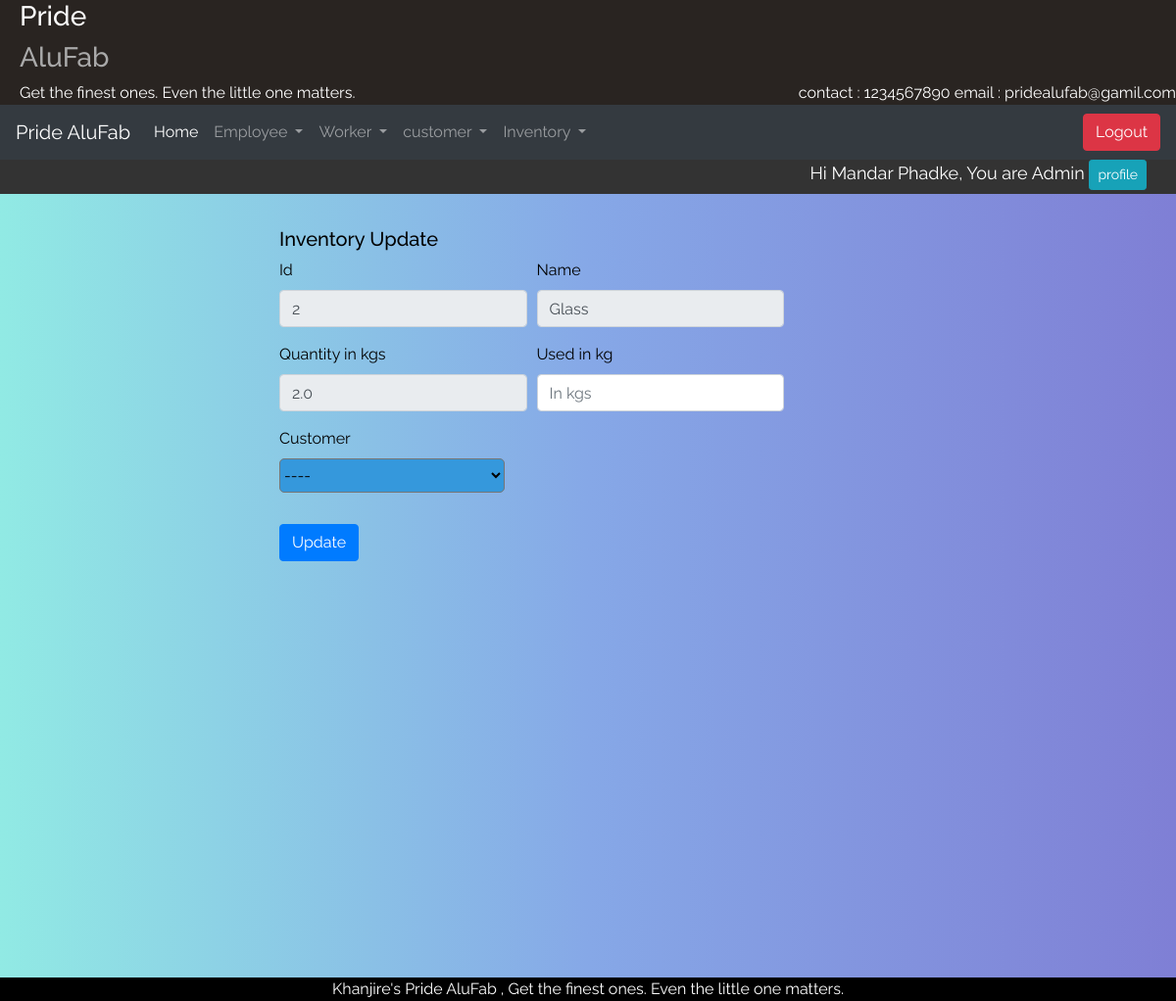
Screenshot of /UpdateInventory/2/ (signed in) with the database file from the repository.
### alufab/models.py (models this page shows, shortened)
class Employee(models.Model):
    Emp_id = models.ForeignKey(User, on_delete=models.CASCADE)
    phono = models.IntegerField(default=0)
    Address = models.CharField(default=' ',max_length=100)
    city = models.CharField(default='Ichalkaranji',max_length=20)
    de = [
        ('Manager','Manager'),
        ('Supervisor','Supervisor'),
        ('Admin', 'Admin')
    ]
    designation = models.CharField(max_length=10, choices=de)
    Paymentperday = models.FloatField(default=0)
    is_working=models.BooleanField(default=True)

class material_inventory(models.Model):
    Emp_id = models.ForeignKey(Employee, on_delete=models.CASCADE)
    material_name=models.CharField(max_length=20)
    matrial_description=models.CharField(max_length=100)
    quantity = models.FloatField(default=0)
    price = models.FloatField(default=0)
    total_amt = models.FloatField(default=0)
    is_user = models.BooleanField(default=False)

### alufab/views.py (the view)
# urls.py: path("UpdateInventory/<int:id>/", views.UpdateInventory, name='UpdateInventory'),
def UpdateInventory(request,id):
    empid = request.user.id
    desig = Employee.objects.get(Emp_id=empid)
    if not request.user.is_authenticated:
        return render(request, 'notloggedin.html')
    elif request.user.is_authenticated:
        if request.method == 'POST':
            used = float(request.POST['used'])
            cust = request.POST['cust']
            mat = material_inventory.objects.get(id=id)
            if(mat.quantity < used):
                messages.error(request,"You can't use more than you have")
                resopnce = redirect('DetailInv')
                return resopnce
            else:
                cust1 = customer.objects.get(id=cust)
                user = Used_material(Emp_id=desig,used=used,cust_name=cust1)
                user.save()
                used=mat.quantity - used
                if (used==0):
                    mat.is_user=True
                    mat.save()
                mat = material_inventory.objects.filter(id=id).update(quantity=used)
                resopnce = redirect('DetailInv')
                return resopnce
        else:
            mat = material_inventory.objects.get(id=id)
            cust=customer.objects.all()
            return render(request,'alufab/Updateinv.html',{'mat':mat,'cust':cust,'desig':desig})

### templates/alufab/Updateinv.html (shortened to what this page needs)
{% extends 'home.html' %}
{% block content %}
    <form  class="form" method="POST">
<br>
<div id="content" class="form_div">
            <h5>Inventory Update</h5>
        <table class="table table-borderless table-light bg-light" >
<form method="POST" action="{% url 'UpdateInventory' mat.id %}">
  <div class="form-row">
    <div class="form-group col-md-6">
      <label for="fn">Id</label>
      <input name="fn" type="text" class="form-control" id="fn" value="{{mat.id}}" disabled>
    </div>
  <div class="form-group col-md-6">
    <label for="fn">Name</label>
    <input name="fn" type="text" class="form-control" id="fn" value="{{mat.material_name}}" disabled>
  </div>
</div>
<div class="form-row">
  <div class="form-group col-md-6">
    <label for="fn">Quantity in kgs</label>
    <input name="fn" type="number" class="form-control" id="fn" value="{{mat.quantity}}" disabled>
  </div>
<div class="form-group col-md-6">
  <label for="used">Used in kg</label>
  <input name="used" type="number" class="form-control" id="fn" placeholder="In kgs" required>
</div>
</div>
<div class="form-row">
  <div class="form-group col-md-6">
    <label for="fn">Customer</label>
        <select id="selUser" name="cust" style="width:230" class="select2">
<option selected="selected">----</option>
  </div>
</div>
</form>
</table>
      <button type="submit" class="btn btn-primary">Update</button>
{% endblock %}

### templates/home.html (shortened to what this page needs)
{%load static%}
<html lang="en">
<head>
    <link rel="stylesheet" href="https://stackpath.bootstrapcdn.com/bootstrap/4.3.1/css/bootstrap.min.css">
    <link href="https://cdnjs.cloudflare.com/ajax/libs/select2/4.0.6-rc.0/css/select2.min.css" rel="stylesheet" />
<link rel="stylesheet" type="text/css" href="{% static 'css/main.css' %}">
<link rel="stylesheet" type="text/css" href="{% static 'css/util.css' %}">
</head>
<body>
<div class="div_top" >
    <div class="container-">
      <h3 style="color: white;">Pride</h3><h3 style="color: darkgrey;">AluFab</h3><h style="color:white;">Get the finest ones.
        Even the little one matters.</h>
      <div style="float:right; color:white;">
        contact : 1234567890
        email : pridealufab@gamil.com
      </div>
    </div>
  </div>
<nav class="navbar navbar-dark bg-dark navbar-expand-lg sticky-top nav">
    <a class="navbar-brand" href="#">Pride AluFab </a>
    <div class="collapse navbar-collapse" id="navbarSupportedContent">
      <ul class="navbar-nav mr-auto">
        <li class="nav-item active">
          <a class="nav-link" href="{% url 'home'%}">Home</a>
        </li>
          <li class="nav-item dropdown">
            <a class="nav-link dropdown-toggle" href="#" role="button" data-toggle="dropdown" aria-haspopup="true" aria-expanded="false">
              Employee
            </a>
          </li>
          <li class="nav-item dropdown">
            <a class="nav-link dropdown-toggle" href="#" role="button" data-toggle="dropdown" aria-haspopup="true" aria-expanded="false">
              Worker
            </a>
          </li>
          <li class="nav-item dropdown">
            <a class="nav-link dropdown-toggle" href="#" id="navbarDropdown" role="button" data-toggle="dropdown" aria-haspopup="true" aria-expanded="false">
              customer
            </a>
          </li>
          <li class="nav-item dropdown">
            <a class="nav-link dropdown-toggle" href="#" id="navbarDropdown" role="button" data-toggle="dropdown" aria-haspopup="true" aria-expanded="false">
              Inventory
            </a>
          </li>
      </ul>
         <span>
              <a href="{% url 'logout_page'%}"><button class="btn btn-danger">Logout</button></a>
          </span>
    </div>
  </nav>
<div class="div_name">
<span class="Name">
  Hi {{request.user.first_name}} {{request.user.last_name}}, You are {{desig.designation}}
              <a href="{% url 'profile' %}"><button class="btn btn-sm btn-info">profile</button></a>
          </span>
</div>
<div id="wrapper" class="active container-fluid froms">
    {% block content %}{% endblock %}
        </div>
    </div>
<footer>
      Khanjire's Pride AluFab , Get the finest ones.
        Even the little one matters. </footer>
</body>
</html>

### static/css/main.css (style rules this page uses)
body { color:black; background: #7F7FD5; background: -webkit-linear-gradient(to right, #91EAE4, #86A8E7, #7F7FD5); background: linear-gradient(to right, #91EAE4, #86A8E7, #7F7FD5); }
.form_div { display: block; padding: 10 10 10 20%; width: 70%; }
.froms { width:90%; }
select { background-color:#3598dc; width:200px; height:35px; border-radius:5px; }
footer { background-color:black; width:100%; color:white; text-align:center; }
nav { width:100%; }
.div_top { text-align: left; padding-left: 20px; background-color:#292421; }
.div_name { background-color:#333333; padding-right:30px; color:white; font-size:18px; height:35px; }
.Name { text-align:right; float:right; }

### static/css/util.css (style rules this page uses)
* { margin: 0; padding: 0; outline: none; box-sizing: border-box; font-family: 'Raleway', sans-serif; }
.form { width: 100%; height: 100%; }

### rows the page displays
Employee: designation "Admin"
material_inventory: fn "2", fn "Glass", fn "2.0"

### other values shown
{{ request.user.first_name }} "Mandar"
{{ request.user.last_name }} "Phadke"
